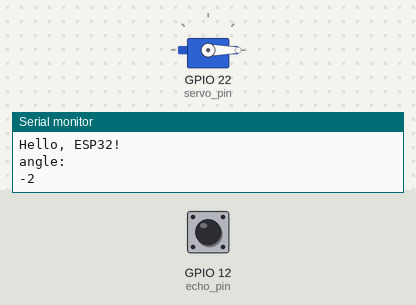
Simulated run of this sketch. Board: ESP32. On the bench: servo, the last lines printed to the serial monitor. Inputs (shaded band) come from the test bench; at power-on: GPIO 12 (echo_pin) LOW.

Above: at 1.2 s.
1.3 s: GPIO 12 (echo_pin) pulsed HIGH 2 times (0.12 s each, 0.3 s apart)
At 2.0 s:
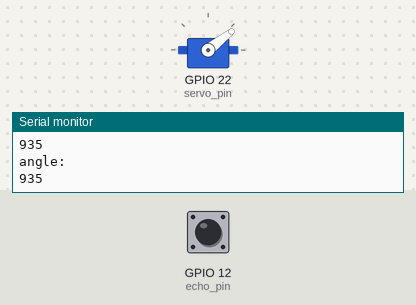
Timing chart, 0 to 4.3 s (numbered marks = the images above; inputs shaded):
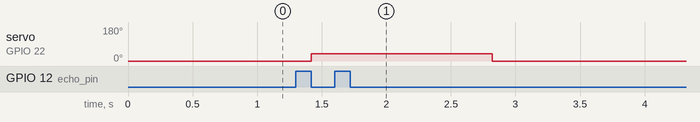

Measured:
- after the input at 1.3 s, servo on GPIO 22 (servo_pin): 0° → 38° after 0.12 s, → 0° 1.4 s later

The sketch:

servo_ultr_sonic.ino
```cpp
#include <ESP32Servo.h>

// declare all pins
const int servo_pin = 22;
const int trig_pin = 14;
const int echo_pin = 12;

Servo servo;

void setup() {
  // put your setup code here, to run once:
  Serial.begin(115200);
  Serial.println("Hello, ESP32!");
  pinMode(trig_pin, OUTPUT);
  pinMode(echo_pin, INPUT);
  servo.attach(servo_pin);
  servo.write(0);
}

void loop() {
  // put your main code here, to run repeatedly:
  digitalWrite(trig_pin, LOW);
  delayMicroseconds(10);
  digitalWrite(trig_pin, HIGH);
  long duration = pulseIn(echo_pin, 1);
  long  distance = (duration / 2) * 0.0343;
  int angle = map(distance, 5, 400, 0, 180);
  servo.write(angle);
  Serial.println("angle: ");
  Serial.println(angle);

  delay(100);
}
```
